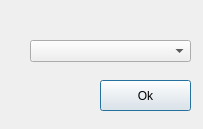
<?xml version="1.0" encoding="UTF-8"?>
<ui version="4.0">
 <class>Dialog2</class>
 <widget class="QDialog" name="Dialog2">
  <property name="geometry">
   <rect>
    <x>0</x>
    <y>0</y>
    <width>203</width>
    <height>129</height>
   </rect>
  </property>
  <property name="windowTitle">
   <string>Dialog</string>
  </property>
  <widget class="QComboBox" name="comboBox">
   <property name="geometry">
    <rect>
     <x>30</x>
     <y>40</y>
     <width>161</width>
     <height>22</height>
    </rect>
   </property>
  </widget>
  <widget class="QPushButton" name="pushButton">
   <property name="geometry">
    <rect>
     <x>100</x>
     <y>80</y>
     <width>91</width>
     <height>31</height>
    </rect>
   </property>
   <property name="text">
    <string>Ok</string>
   </property>
  </widget>
 </widget>
 <resources/>
 <connections/>
</ui>
